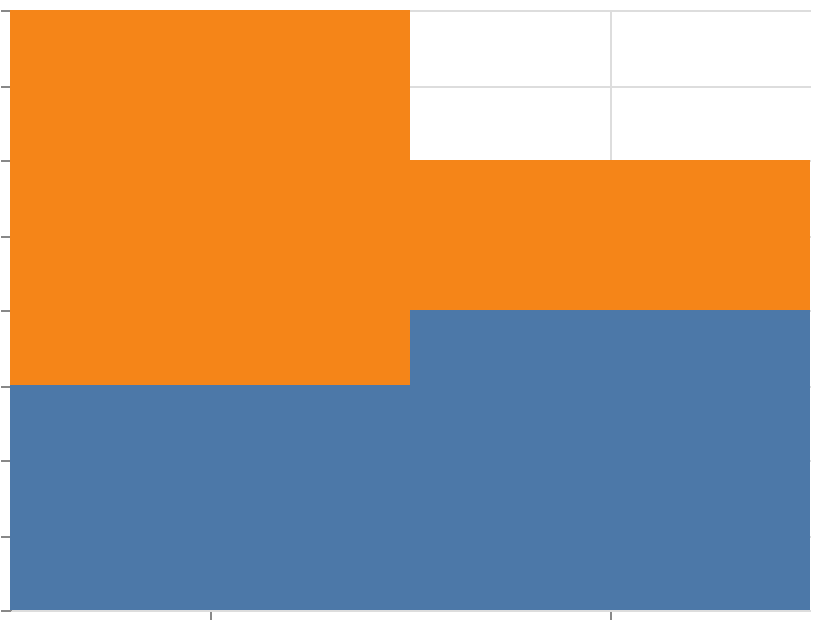

Source (Vega-Lite JSON):
### Vega specification from a JSON file in a GitHub repository (floating-point values rounded to 4 significant figures)
{"$schema": "https://vega.github.io/schema/vega/v6.json", "width": 400, "height": 300, "padding": 5, "autosize": "none", "data": [{"name": "table", "values": [{"cat": "A", "group": "X", "val": 3}, {"cat": "A", "group": "Y", "val": 5}, {"cat": "B", "group": "X", "val": 4}, {"cat": "B", "group": "Y", "val": 2}], "transform": [{"type": "stack", "groupby": ["cat"], "field": "val", "sort": {"field": ["group"], "order": ["ascending"]}, "as": ["val_start", "val_end"], "offset": "zero"}]}], "scales": [{"name": "x", "type": "band", "domain": {"data": "table", "field": "cat", "sort": true}, "range": "width"}, {"name": "y", "type": "linear", "domain": {"data": "table", "fields": ["val_start", "val_end"]}, "range": [{"signal": "height"}, 0], "zero": true, "nice": true}, {"name": "color", "type": "ordinal", "domain": {"data": "table", "field": "group", "sort": true}, "range": "category"}], "marks": [{"type": "rect", "from": {"data": "table"}, "encode": {"update": {"x": {"scale": "x", "field": "cat"}, "width": {"scale": "x", "band": 1}, "y": {"scale": "y", "field": "val_end"}, "y2": {"scale": "y", "field": "val_start"}, "fill": {"scale": "color", "field": "group"}}}}], "axes": [{"scale": "x", "orient": "bottom", "grid": true, "labels": false}, {"scale": "y", "orient": "left", "grid": true, "labels": false}], "legends": [{"fill": "color"}], "description": "stack offset \"zero\" is the default, written out (the other offsets are bar-stack-center and bar-stacked-100)"}
